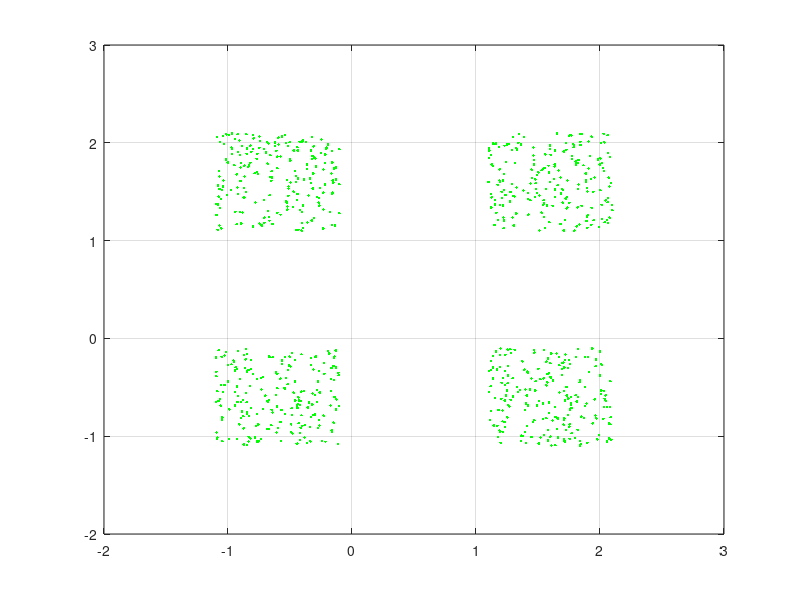

The MATLAB source for this figure: (Note: this script raises an error after producing the figure.)
close all, clear all, clc, format compact
% number of samples of each cluster
K = 200;
% offset of classes
q = 1.1;
% define 4 clusters of input data
P = [rand(1,K)-q rand(1,K)+q rand(1,K)+q rand(1,K)-q;
 rand(1,K)+q rand(1,K)+q rand(1,K)-q rand(1,K)-q];
% plot clusters
plot(P(1,:),P(2,:),'g.')
hold on
grid on
% SOM parameters
dimensions = [100];
coverSteps = 100;
initNeighbor = 10;
topologyFcn = 'gridtop';
distanceFcn = 'linkdist';
% define net
net1 = selforgmap(dimensions,coverSteps,initNeighbor,topologyFcn,distanceFcn);
% train
[net1,Y] = train(net1,P);
% plot input data and SOM weight positions
plotsompos(net1,P);
grid on
% SOM parameters
dimensions = [10 10];
coverSteps = 100;
initNeighbor = 4;
topologyFcn = 'hextop';
distanceFcn = 'linkdist';
% define net
net2 = selforgmap(dimensions,coverSteps,initNeighbor,topologyFcn,distanceFcn);
% train
[net2,Y] = train(net2,P);
% plot input data and SOM weight positions
plotsompos(net2,P);
grid on
% plot SOM neighbor distances
plotsomnd(net2)
% plot for each SOM neuron the number of input vectors that it classifies
figure
plotsomhits(net2,P)